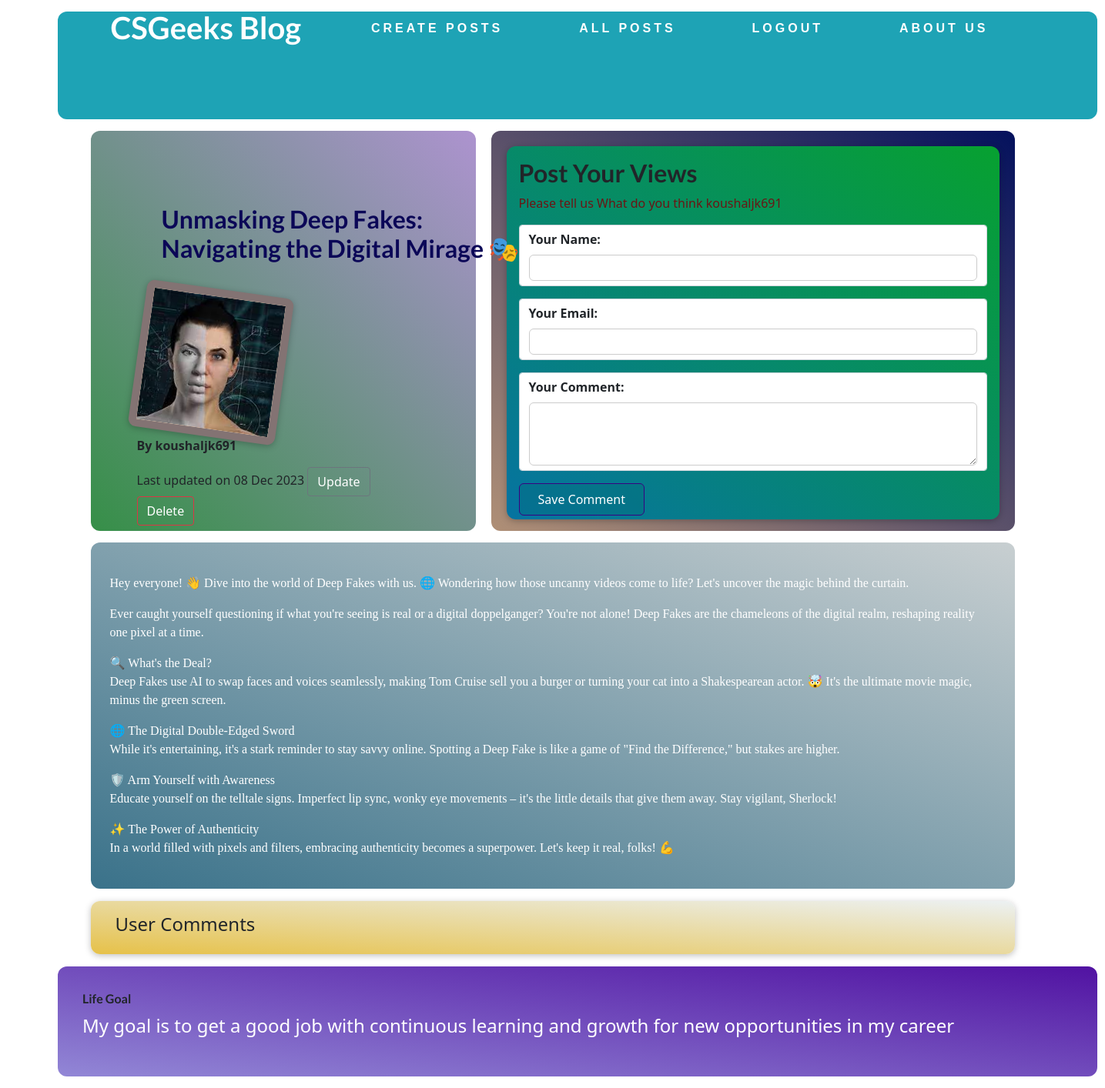
/posts/unmasking-deep-fakes-navigating-the-digital-mirage (signed in), run on the app's committed database.
### my_blog/models.py (models this page shows)
class Post(models.Model):
    title= models.CharField(max_length=150)
    token= models.CharField(max_length=50)
    image=models.ImageField(upload_to="posts",null=True)
    date=models.DateField(auto_now=True)
    slug=models.SlugField(unique=True)
    content=models.TextField(validators=[MinLengthValidator(10)])
    author=models.ForeignKey(User,on_delete=models.CASCADE, null=True)

### my_blog/views.py (the view, shortened to what this page needs)
# urls.py: path("posts/<slug:slug>",views.DetailPostView.as_view(),name="detail_posts_page"),
class DetailPostView(LoginRequiredMixin, View):
    def get(self, request, slug):
        post = Post.objects.get(slug=slug)
        context = {
            "post": post,
            "comment_form": CommentForm(),
            "comments": post.comments.all().order_by("-id")
        }
        return render(request, "my_blog/post_detail.html", context)

### my_blog/forms.py
class CommentForm(forms.ModelForm):
    class Meta:
        model = Comment
        exclude=["post"]
        labels = {
            "user_name" : "Your Name",
            "user_email" : "Your Email",
            "text" : "Your Comment"
        }
        widgets = {    #if we don't use widgets our text area for comments is going out of body
            "text": Textarea(attrs={'rows': 3})
        }

### my_blog/templates/my_blog/post_detail.html (shortened to what this page needs)
{% extends "base.html" %}
{% load static %}
{% block css_files %}
  <link rel="stylesheet" href="{% static "my_blog/post_detail.css" %}" />
  <link href="https://cdn.jsdelivr.net/npm/bootstrap@5.0.2/dist/css/bootstrap.min.css" rel="stylesheet">
{% endblock %}
{% block content %}
<div class="wrap">
    <div class="content">
        <section id="comment-form">
            <h2> Post Your Views</h2>
            <p>Please tell us What do you think {{user.username }}</p>
            <form action="{% url "detail_posts_page" post.slug %}" method ="POST">
                {% for form_field in comment_form %}
                    <div class="form-control {% if form_field.errors %} invalid {%endif %}">
                        {{ form_field.label_tag}}
                        {{form_field}}
                    </div>
                {% endfor%}
                <button>Save Comment</button>
            </form>
        </section>
    </div>
    <div class="sidebar">
        <section id="welcome">
           <h2>{{post.title}}</h2>
           <article>
            <img src="{{post.image.url}}" alt="{{ post.title}}"/>
            <address>
                By
                {{ post.author}}
            </address>
            Last updated on <time>{{post.date| date:"d M Y"}}</time>
            {% if user.id == post.author.id %}
                <a class="btn btn-outline-secondary" href="{% url 'update_post_page' post.slug %}">Update</a>
                <a class="btn btn-outline-danger" href="{% url 'delete_post_page' post.slug %}">Delete</a>
            {% endif %}
           </article>
        </section>
    </div>
    <div class="contentdetail">
        <p>
            {{post.content|linebreaks}}
        </p>
    </div>
    <section id="comments">
        <h4> User Comments</h4>
    </section>
</div>
{% endblock %}

### my_blog/static/my_blog/post_detail.css (style rules this page uses)
body { background-color: #e7e7e7; }
.content { padding: 15px; border-radius: 12px; width:680px; height:520px; background: linear-gradient(to right top, #af8f76, #04115d); float:right; }
.content p { color: rgb(106, 21, 21); font-size: 1rem; }
.sidebar { border-radius: 12px; width:500px; height:520px; float:left; }
#welcome { background: linear-gradient(to right top, #368f48, #ad93cf); padding: 6rem 12%; border-radius: 12px; height:520px; }
.wrap { width:1200px; margin:0 auto; }
#welcome img { width: 12rem; height: 12rem; object-fit: cover; object-position: top; border: 10px solid rgb(131, 115, 115); border-radius: 10px; background-color: #ffe1bf; transform: rotateZ(8deg); box-shadow: 0 2px 8px rgba(0, 0, 0, 0.25); }
#welcome h2 { font-size: 2rem; margin: 0 0 2rem 2rem; color: #0b0757; width: 30rem; }
.contentdetail { padding: 25px; border-radius: 12px; margin-top:15px; word-wrap: break-word; margin-bottom: 15px; width:1200px; background:linear-gradient(to right top, #3a728a, #c8cfd1); }
.contentdetail p { color: rgb(255, 255, 255); font-size: 1rem; font-family: cursive; }
#welcome address { font-weight: bold; }
#welcome a { color: white; text-decoration: none; }
#comment-form { margin: 0.3rem auto; width: 100%; height: 485px; max-width: 40rem; border-radius: 12px; background:linear-gradient(to right top, #0673a1, #07a130); box-shadow: 0 2px 8px rgba(0, 0, 0, 0.25); padding: 1rem; }
#comment-form button { font: inherit; background-color: #04656b3e; color: white; border: 1px solid #390281; padding: 0.5rem 1.5rem; border-radius: 6px; cursor: pointer; }
.form-control { margin-bottom: 1rem; }
.form-control label { font-weight: bold; margin-bottom: 0.5rem; display: block; }
.form-control input, .form-control textarea { display: block; width: 100%; font: inherit; padding: 0.25rem; border-radius: 6px; border: 1px solid #ccc; }
#comments { margin: 1rem auto; width: 100%; max-width: 75rem; border-radius: 12px; background:linear-gradient(to right top, #e6c149, #ecf1f3); box-shadow: 0 2px 8px rgba(0, 0, 0, 0.25); padding: 1rem 2rem; }

### static/my_blog/base.css (style rules this page uses)
body { margin:0; padding:0; }
.wrap { width:1200px; margin:0 auto; }
* { box-sizing: border-box; }
html { font-family: 'Open Sans', 'Lato', sans-serif; }
h1, h2, h3 { font-family: 'Lato', sans-serif; font-weight: bold; }

### data on the page
Post: title "Unmasking Deep Fakes: Navigating the Digital Mirage 🎭", image (picture), author "koushaljk691", date "08 Dec 2023", content "Hey everyone! 👋 Dive into the world of Deep Fakes with us. 🌐 Wondering how those uncanny videos come to life? Let's uncover the magic behind the curtain. Ever caught yourself questioning if what you're seeing is real or a digital doppelganger? You're not alone! Deep Fakes are the chameleons of the digital realm, reshaping reality one pixel at a time. 🔍 What's the Deal? Deep Fakes use AI to swap faces and voices seamlessly, making Tom Cruise sell you a burger or turning your cat into a Shakespearean actor. 🤯 It's the ultimate movie magic, minus the green screen. 🌐 The Digital Double-Edged Sword While it's entertaining, it's a stark reminder to stay savvy online. Spotting a Deep Fake is like…"

### other printed values
{{ user.username }} "koushaljk691"
